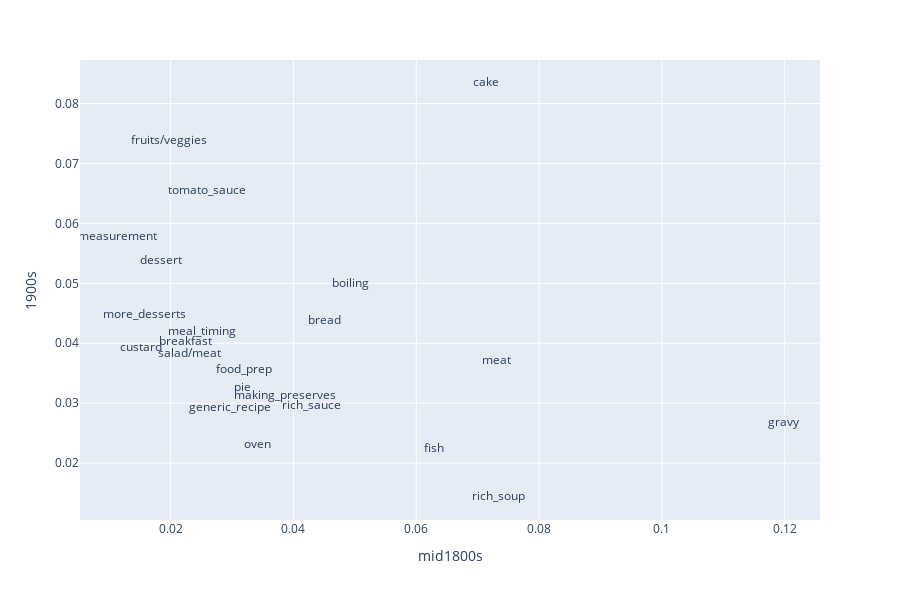

Notebook code for this chart:
### Markdown cell above
In the 1900s, topics such as Fruits/Veggies (Topic 18) are more important than they are in the mid or late 1800s.  Cake (Topic 8) is important in both the late-1800s and 1900s. The 1800s tend to facvor richer dishes, such as Gravy (Topic 22) and Rich Soup (Topic 11).  Specific Measurements (Topic 24) is less common in the mid-1800s.

### Code cell
PERIOD1 = PERIOD[(PERIOD.Topic_Name != 'flavorful_ingredients')&(PERIOD.Topic_Name != 'cooking_basics')&(PERIOD.Topic_Name != 'food_staples')]
px.scatter(PERIOD1.reset_index(), 'mid1800s', '1900s', hover_name='topterms', text='Topic_Name')\
    .update_traces(mode='text')

### Figure 1 — Plotly figure (JSON) as saved in the notebook; plotly's stock layout.template omitted (floating-point values rounded to 4 significant figures)
{"data": [{"hoverlabel": {"namelength": 0}, "hovertemplate": "<b>%{hovertext}</b><br><br>mid1800s=%{x}<br>1900s=%{y}<br>Topic_Name=%{text}", "hovertext": ["juice sugar water lemon fruit pudding orange jelly syrup bottle", "crumbs parsley lobster pepper sauce butter oysters egg salt mayonnaise", "knife lettuce pieces skin dressing end way oil salad slices", "potatoes meal soup coffee breakfast way carrots dish dinner stock", "water minutes salt boiling tender hour boil point pieces hours", "sugar eggs water milk flour butter mixture egg salt pound", "cake kind method cakes pastry preparation dessert making recipes kinds", "meat beef mutton roast ham chops veal steak piece steaks", "soup head meat pieces stock hour turtle quarts lobster pounds", "tsp salt butter pepper tomatoes milk chicken onion water toast", "butter pie paste bread crust slices place filling table slice", "fish water dish salt hour hours macaroni salmon day layer", "egg eggs ice mixture beans cheese shell cakes place liquid", "salad cooking dressing salads temperature time oil year heat meat", "fat flour meat bread wheat salt hare pork potato pan", "fruit fruits vegetables sugar food flavor foods cabbage apples value", "bread ingredients dough time work cookery process making use things", "milk cream water cheese custard dish sugar place butter boiler", "oven dish bacon place minutes bone pan layer butter shells", "sauce pan butter salt pepper gravy flour minutes spoonful water", "coffee corn food cereals chocolate use cocoa beverages value cereal", "cup teaspoon tablespoons cups water tablespoon salt milk tablespoonfuls teaspoonful"], "legendgroup": "", "marker": {"color": "#636efa", "symbol": "circle"}, "mode": "text", "name": "", "showlegend": false, "text": ["making_preserves", "rich_sauce", "food_prep", "meal_timing", "boiling", "cake", "dessert", "meat", "rich_soup", "tomato_sauce", "pie", "fish", "more_desserts", "salad/meat", "generic_recipe", "fruits/veggies", "bread", "custard", "oven", "gravy", "breakfast", "measurement"], "type": "scatter", "x": [0.0386, 0.0429, 0.03195, 0.02519, 0.04922, 0.07141, 0.01839, 0.07303, 0.07338, 0.02591, 0.03174, 0.06287, 0.01567, 0.023, 0.02972, 0.0197, 0.04499, 0.01518, 0.03409, 0.1197, 0.02238, 0.01127], "xaxis": "x", "y": [0.03118, 0.02952, 0.03548, 0.04181, 0.04994, 0.08343, 0.05368, 0.03702, 0.01434, 0.06538, 0.03252, 0.02241, 0.04466, 0.03826, 0.02915, 0.07371, 0.04376, 0.03924, 0.02295, 0.02676, 0.0402, 0.05779], "yaxis": "y"}], "layout": {"height": 600, "legend": {"tracegroupgap": 0}, "margin": {"t": 60}, "xaxis": {"anchor": "y", "domain": [0, 1], "title": {"text": "mid1800s"}}, "yaxis": {"anchor": "x", "domain": [0, 1], "title": {"text": "1900s"}}}}
